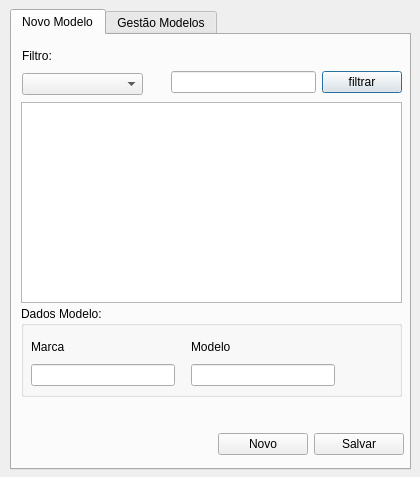
<?xml version="1.0" encoding="UTF-8"?>
<ui version="4.0">
 <class>frm_modelos</class>
 <widget class="QDialog" name="frm_modelos">
  <property name="geometry">
   <rect>
    <x>0</x>
    <y>0</y>
    <width>420</width>
    <height>477</height>
   </rect>
  </property>
  <property name="windowTitle">
   <string>Cadastro de Marcas</string>
  </property>
  <widget class="QTabWidget" name="tabWidget">
   <property name="geometry">
    <rect>
     <x>10</x>
     <y>9</y>
     <width>401</width>
     <height>461</height>
    </rect>
   </property>
   <property name="currentIndex">
    <number>0</number>
   </property>
   <widget class="QWidget" name="tab">
    <attribute name="title">
     <string>Novo Modelo</string>
    </attribute>
    <widget class="QGroupBox" name="groupBox">
     <property name="geometry">
      <rect>
       <x>9</x>
       <y>271</y>
       <width>381</width>
       <height>91</height>
      </rect>
     </property>
     <property name="title">
      <string>Dados Modelo:</string>
     </property>
     <widget class="QWidget" name="">
      <property name="geometry">
       <rect>
        <x>10</x>
        <y>30</y>
        <width>144</width>
        <height>50</height>
       </rect>
      </property>
      <layout class="QVBoxLayout" name="verticalLayout">
       <item>
        <widget class="QLabel" name="label">
         <property name="text">
          <string>Marca</string>
         </property>
        </widget>
       </item>
       <item>
        <widget class="QLineEdit" name="txt_nv_marca"/>
       </item>
      </layout>
     </widget>
     <widget class="QWidget" name="">
      <property name="geometry">
       <rect>
        <x>170</x>
        <y>30</y>
        <width>144</width>
        <height>50</height>
       </rect>
      </property>
      <layout class="QVBoxLayout" name="verticalLayout_6">
       <item>
        <widget class="QLabel" name="label_6">
         <property name="text">
          <string>Modelo</string>
         </property>
        </widget>
       </item>
       <item>
        <widget class="QLineEdit" name="txt_nv_modelo"/>
       </item>
      </layout>
     </widget>
    </widget>
    <widget class="QTableWidget" name="tw_listamarcas">
     <property name="geometry">
      <rect>
       <x>9</x>
       <y>67</y>
       <width>381</width>
       <height>201</height>
      </rect>
     </property>
    </widget>
    <widget class="QWidget" name="layoutWidget_3">
     <property name="geometry">
      <rect>
       <x>159</x>
       <y>34</y>
       <width>231</width>
       <height>27</height>
      </rect>
     </property>
     <layout class="QHBoxLayout" name="horizontalLayout_4">
      <item>
       <widget class="QLineEdit" name="txt_nv_filtrar"/>
      </item>
      <item>
       <widget class="QPushButton" name="btn_nv_filtrar">
        <property name="text">
         <string>filtrar</string>
        </property>
       </widget>
      </item>
     </layout>
    </widget>
    <widget class="QWidget" name="layoutWidget_4">
     <property name="geometry">
      <rect>
       <x>10</x>
       <y>10</y>
       <width>121</width>
       <height>50</height>
      </rect>
     </property>
     <layout class="QVBoxLayout" name="verticalLayout_5">
      <item>
       <widget class="QLabel" name="label_5">
        <property name="text">
         <string>Filtro:</string>
        </property>
       </widget>
      </item>
      <item>
       <widget class="QComboBox" name="cb_nv_filtro"/>
      </item>
     </layout>
    </widget>
    <widget class="QWidget" name="">
     <property name="geometry">
      <rect>
       <x>206</x>
       <y>396</y>
       <width>186</width>
       <height>27</height>
      </rect>
     </property>
     <layout class="QHBoxLayout" name="horizontalLayout_2">
      <item>
       <widget class="QPushButton" name="btn_nv_novo">
        <property name="text">
         <string>Novo</string>
        </property>
       </widget>
      </item>
      <item>
       <widget class="QPushButton" name="btn_nv_salvar">
        <property name="text">
         <string>Salvar</string>
        </property>
       </widget>
      </item>
     </layout>
    </widget>
    <zorder>groupBox</zorder>
    <zorder>txt_nv_marca</zorder>
    <zorder>label</zorder>
    <zorder>btn_nv_novo</zorder>
    <zorder>btn_nv_salvar</zorder>
    <zorder>tw_listamarcas</zorder>
    <zorder>layoutWidget_3</zorder>
    <zorder>layoutWidget_4</zorder>
   </widget>
   <widget class="QWidget" name="tab_2">
    <attribute name="title">
     <string>Gestão Modelos</string>
    </attribute>
    <widget class="QTableWidget" name="tw_listamodelos">
     <property name="geometry">
      <rect>
       <x>9</x>
       <y>67</y>
       <width>381</width>
       <height>201</height>
      </rect>
     </property>
    </widget>
    <widget class="QGroupBox" name="groupBox_2">
     <property name="geometry">
      <rect>
       <x>7</x>
       <y>271</y>
       <width>381</width>
       <height>91</height>
      </rect>
     </property>
     <property name="title">
      <string>Dados Marca:</string>
     </property>
     <widget class="QWidget" name="layoutWidget">
      <property name="geometry">
       <rect>
        <x>10</x>
        <y>30</y>
        <width>144</width>
        <height>50</height>
       </rect>
      </property>
      <layout class="QVBoxLayout" name="verticalLayout_2">
       <item>
        <widget class="QLabel" name="label_2">
         <property name="text">
          <string>Marca</string>
         </property>
        </widget>
       </item>
       <item>
        <widget class="QLineEdit" name="txt_ge_marca"/>
       </item>
      </layout>
     </widget>
     <widget class="QWidget" name="layoutWidget_2">
      <property name="geometry">
       <rect>
        <x>170</x>
        <y>30</y>
        <width>144</width>
        <height>50</height>
       </rect>
      </property>
      <layout class="QVBoxLayout" name="verticalLayout_4">
       <item>
        <widget class="QLabel" name="label_4">
         <property name="text">
          <string>Modelo</string>
         </property>
        </widget>
       </item>
       <item>
        <widget class="QLineEdit" name="txt_ge_modelo"/>
       </item>
      </layout>
     </widget>
    </widget>
    <widget class="QWidget" name="">
     <property name="geometry">
      <rect>
       <x>223</x>
       <y>398</y>
       <width>171</width>
       <height>27</height>
      </rect>
     </property>
     <layout class="QHBoxLayout" name="horizontalLayout">
      <item>
       <widget class="QPushButton" name="btn_ge_salvar">
        <property name="text">
         <string>Salvar</string>
        </property>
       </widget>
      </item>
      <item>
       <widget class="QPushButton" name="btn_ge_excluir">
        <property name="text">
         <string>Excluir</string>
        </property>
       </widget>
      </item>
     </layout>
    </widget>
    <widget class="QWidget" name="">
     <property name="geometry">
      <rect>
       <x>159</x>
       <y>34</y>
       <width>231</width>
       <height>27</height>
      </rect>
     </property>
     <layout class="QHBoxLayout" name="horizontalLayout_3">
      <item>
       <widget class="QLineEdit" name="txt_ge_filtrar"/>
      </item>
      <item>
       <widget class="QPushButton" name="btn_ge_filtrar">
        <property name="text">
         <string>filtrar</string>
        </property>
       </widget>
      </item>
     </layout>
    </widget>
    <widget class="QWidget" name="">
     <property name="geometry">
      <rect>
       <x>10</x>
       <y>10</y>
       <width>121</width>
       <height>50</height>
      </rect>
     </property>
     <layout class="QVBoxLayout" name="verticalLayout_3">
      <item>
       <widget class="QLabel" name="label_3">
        <property name="text">
         <string>Filtro:</string>
        </property>
       </widget>
      </item>
      <item>
       <widget class="QComboBox" name="cb_ge_filtrar"/>
      </item>
     </layout>
    </widget>
   </widget>
  </widget>
 </widget>
 <resources/>
 <connections/>
</ui>
